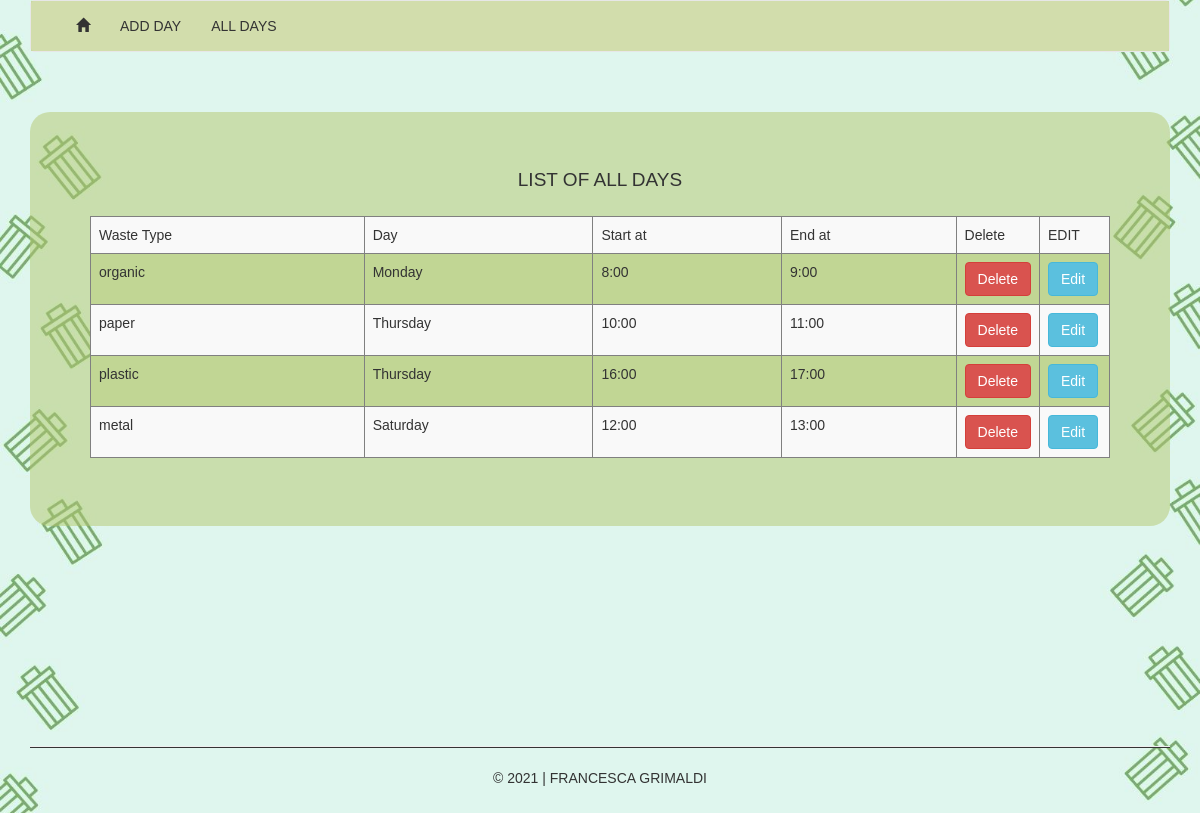
The page /users.php on the database its author committed.
### tables this page shows
CREATE TABLE `users` (
  `user_id` int(11) NOT NULL,
  `waste_type` varchar(255) NOT NULL,
  `waste_day` varchar(20) NOT NULL,
  `start_at` varchar(11) NOT NULL,
  `end_at` varchar(11) NOT NULL
);

### users.php (the view, shortened to what this page needs)
<?php
require_once 'connect.php';
require_once 'header.php';
$sql 	= "SELECT * FROM users";
$result = $con->query($sql);
if( $result->num_rows > 0){
?>
<div class="container">
	<div class="jumbotron table-responsive-md" style="width: 100%; overflow-x: auto;">
		<h4>List of all Days</h4>
		<table class="table table-bordered table-striped">
			<tr>
				<td>Waste Type</td>
				<td>Day</td>
				<td>Start at</td>
				<td>End at</td>
				<td width="70px">Delete</td>
				<td width="70px">EDIT</td>
			</tr>
			<?php
			while( $row = $result->fetch_assoc()){
				echo "<form action='' method='POST'>";
				echo "<tr>";
				echo "<td>".$row['waste_type'] . "</td>";
				echo "<td>".$row['waste_day'] . "</td>";
				echo "<td>".$row['start_at'] . "</td>";
				echo "<td>".$row['end_at'] . "</td>";
				echo "<td><input type='submit' name='delete' value='Delete' class='btn btn-danger' /></td>";
				echo "<td><a href='edit.php?id=".$row['user_id']."' class='btn btn-info'>Edit</a></td>";
				echo "</tr>";
				echo "</form>";
			}
			?>
		</table>
		<?php
	  } else {
			echo "<br><br>No Record Found";
		}
		?>
	</div>
</div>
<?php
require_once 'footer.php';

### header.php (shortened to what this page needs)
<!DOCTYPE html>
<html>
<head>
	<link rel="stylesheet" type="text/css" href="https://maxcdn.bootstrapcdn.com/bootstrap/3.3.7/css/bootstrap.min.css">
	<link rel="stylesheet"  href="css/style.css?v=<?php echo time(); ?>">
</head>
<body>
<div class="container">
  <nav class="navbar navbar-default">
    <div class="container-fluid">
      <div id="navbar" class="navbar-collapse collapse">
        <ul class="nav navbar-nav">
          <li><a href="index.php"><i class="glyphicon glyphicon-home"></i></a></li>
          <li><a href="insert.php">Add Day</a></li>
          <li><a href="users.php">All Days</a></li>
        </ul>
      </div>
    </div>
  </nav>
</div>

### footer.php (shortened to what this page needs)
<footer class="footer navbar-fixed-bottom container">
	<hr style="height:1px;background-color:#333333;">
	&copy; 2021 | Francesca Grimaldi
</footer>
</body>
</html>

### css/style.css (style rules this page uses)
* { margin: 0; padding: 0; box-sizing: border-box; }
html { scroll-behavior: smooth; }
body { color: #333333; scroll-behavior: smooth; background-color: #dff6ef; font-family: 'Montserrat', sans-serif; background-image: url('../css/sfondo5.jpg'); background-size: cover; background-repeat: repeat; background-position: center; }
.navbar-default .navbar-nav>li>a { color: #333333; text-transform: uppercase; }
h4 { text-align: center; margin-bottom: 25px; font-size: 19px ; font-family: 'Varela Round', sans-serif; text-transform: uppercase; }
.jumbotron { background-color: rgba(180,200,111,0.5); margin-top: 40px; border-radius: 20px !important; margin-bottom: 200px; }
.container-fluid { background-color: rgba(180,200,111,0.55); }
.jumbotron .table-bordered tr td { border: 1px solid gray; }
tr:nth-child(odd) { background-color: rgba(180,200,111,0.4); }
tr { background-color: rgba(180,200,111,0.4); }
.footer { display: flex; flex-direction: column; justify-content: center; position: relative; margin-bottom: 25px; left: 0; text-align: center; text-transform: uppercase; }

### rows shown on the page
users: waste_type "organic", waste_day "Monday", start_at "8:00", end_at "9:00"
users: waste_type "paper", waste_day "Thursday", start_at "10:00", end_at "11:00"
users: waste_type "plastic", waste_day "Thursday", start_at "16:00", end_at "17:00"
users: waste_type "metal", waste_day "Saturday", start_at "12:00", end_at "13:00"
